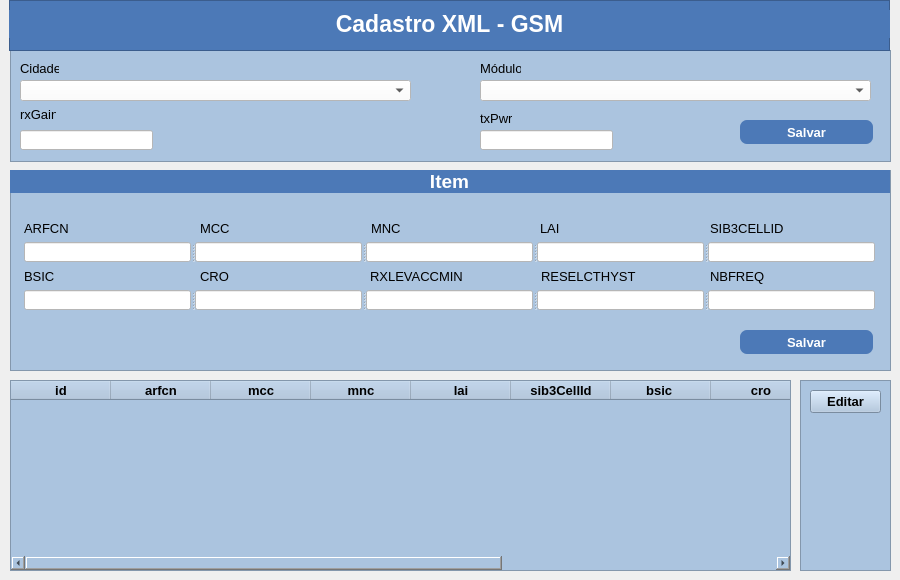
<?xml version="1.0" encoding="UTF-8"?>
<ui version="4.0">
 <class>MainWindow</class>
 <widget class="QMainWindow" name="MainWindow">
  <property name="geometry">
   <rect>
    <x>0</x>
    <y>0</y>
    <width>900</width>
    <height>580</height>
   </rect>
  </property>
  <property name="windowTitle">
   <string>MainWindow</string>
  </property>
  <widget class="QWidget" name="centralwidget">
   <widget class="QFrame" name="frame">
    <property name="geometry">
     <rect>
      <x>10</x>
      <y>50</y>
      <width>881</width>
      <height>112</height>
     </rect>
    </property>
    <property name="styleSheet">
     <string notr="true">background-color: rgb(171, 196, 223);</string>
    </property>
    <property name="frameShape">
     <enum>QFrame::StyledPanel</enum>
    </property>
    <property name="frameShadow">
     <enum>QFrame::Raised</enum>
    </property>
    <widget class="QPushButton" name="pushButton">
     <property name="geometry">
      <rect>
       <x>730</x>
       <y>70</y>
       <width>133</width>
       <height>24</height>
      </rect>
     </property>
     <property name="font">
      <font>
       <pointsize>10</pointsize>
       <weight>75</weight>
       <bold>true</bold>
      </font>
     </property>
     <property name="styleSheet">
      <string notr="true">QPushButton {
	border-radius:7px;
	color: rgb(255, 255, 255);
	background-color: rgb(76, 121, 183);
}</string>
     </property>
     <property name="text">
      <string>Salvar</string>
     </property>
    </widget>
    <widget class="QComboBox" name="comboBox_2">
     <property name="geometry">
      <rect>
       <x>470</x>
       <y>30</y>
       <width>391</width>
       <height>21</height>
      </rect>
     </property>
     <property name="font">
      <font>
       <pointsize>12</pointsize>
      </font>
     </property>
     <property name="styleSheet">
      <string notr="true">background-color: rgb(255, 255, 255);</string>
     </property>
     <item>
      <property name="text">
       <string/>
      </property>
     </item>
     <item>
      <property name="text">
       <string>São Paulo</string>
      </property>
     </item>
     <item>
      <property name="text">
       <string>Campinas</string>
      </property>
     </item>
    </widget>
    <widget class="QLabel" name="label_11">
     <property name="enabled">
      <bool>true</bool>
     </property>
     <property name="geometry">
      <rect>
       <x>10</x>
       <y>10</y>
       <width>39</width>
       <height>16</height>
      </rect>
     </property>
     <property name="font">
      <font>
       <pointsize>10</pointsize>
       <weight>50</weight>
       <bold>false</bold>
      </font>
     </property>
     <property name="text">
      <string>Cidade</string>
     </property>
     <property name="alignment">
      <set>Qt::AlignLeading|Qt::AlignLeft|Qt::AlignVCenter</set>
     </property>
    </widget>
    <widget class="QLabel" name="label_12">
     <property name="geometry">
      <rect>
       <x>470</x>
       <y>10</y>
       <width>41</width>
       <height>16</height>
      </rect>
     </property>
     <property name="font">
      <font>
       <pointsize>10</pointsize>
       <weight>50</weight>
       <bold>false</bold>
      </font>
     </property>
     <property name="text">
      <string>Módulo</string>
     </property>
     <property name="alignment">
      <set>Qt::AlignLeading|Qt::AlignLeft|Qt::AlignVCenter</set>
     </property>
    </widget>
    <widget class="QComboBox" name="comboBox">
     <property name="geometry">
      <rect>
       <x>10</x>
       <y>30</y>
       <width>391</width>
       <height>21</height>
      </rect>
     </property>
     <property name="font">
      <font>
       <pointsize>12</pointsize>
      </font>
     </property>
     <property name="styleSheet">
      <string notr="true">background-color: rgb(255, 255, 255);</string>
     </property>
     <item>
      <property name="text">
       <string/>
      </property>
     </item>
     <item>
      <property name="text">
       <string>São Paulo</string>
      </property>
     </item>
     <item>
      <property name="text">
       <string>Campinas</string>
      </property>
     </item>
    </widget>
    <widget class="QLabel" name="label_13">
     <property name="geometry">
      <rect>
       <x>10</x>
       <y>56</y>
       <width>36</width>
       <height>16</height>
      </rect>
     </property>
     <property name="font">
      <font>
       <pointsize>10</pointsize>
       <weight>50</weight>
       <bold>false</bold>
      </font>
     </property>
     <property name="text">
      <string>rxGain</string>
     </property>
     <property name="alignment">
      <set>Qt::AlignLeading|Qt::AlignLeft|Qt::AlignVCenter</set>
     </property>
    </widget>
    <widget class="QLabel" name="label_14">
     <property name="geometry">
      <rect>
       <x>470</x>
       <y>60</y>
       <width>32</width>
       <height>16</height>
      </rect>
     </property>
     <property name="font">
      <font>
       <pointsize>10</pointsize>
       <weight>50</weight>
       <bold>false</bold>
      </font>
     </property>
     <property name="text">
      <string>txPwr</string>
     </property>
     <property name="alignment">
      <set>Qt::AlignLeading|Qt::AlignLeft|Qt::AlignVCenter</set>
     </property>
    </widget>
    <widget class="QLineEdit" name="lineEdit_2">
     <property name="geometry">
      <rect>
       <x>470</x>
       <y>80</y>
       <width>133</width>
       <height>20</height>
      </rect>
     </property>
     <property name="font">
      <font>
       <pointsize>12</pointsize>
      </font>
     </property>
     <property name="styleSheet">
      <string notr="true">background-color: rgb(255, 255, 255);</string>
     </property>
     <property name="text">
      <string/>
     </property>
    </widget>
    <widget class="QLineEdit" name="lineEdit">
     <property name="geometry">
      <rect>
       <x>10</x>
       <y>80</y>
       <width>133</width>
       <height>20</height>
      </rect>
     </property>
     <property name="font">
      <font>
       <pointsize>12</pointsize>
      </font>
     </property>
     <property name="styleSheet">
      <string notr="true">background-color: rgb(255, 255, 255);</string>
     </property>
     <property name="inputMask">
      <string/>
     </property>
     <property name="text">
      <string/>
     </property>
    </widget>
   </widget>
   <widget class="QFrame" name="frame_5">
    <property name="geometry">
     <rect>
      <x>9</x>
      <y>0</y>
      <width>881</width>
      <height>51</height>
     </rect>
    </property>
    <property name="styleSheet">
     <string notr="true">background-color: rgb(76, 121, 183);</string>
    </property>
    <property name="frameShape">
     <enum>QFrame::StyledPanel</enum>
    </property>
    <property name="frameShadow">
     <enum>QFrame::Raised</enum>
    </property>
    <widget class="QLabel" name="label_34">
     <property name="geometry">
      <rect>
       <x>0</x>
       <y>10</y>
       <width>881</width>
       <height>28</height>
      </rect>
     </property>
     <property name="font">
      <font>
       <pointsize>17</pointsize>
       <weight>75</weight>
       <bold>true</bold>
       <kerning>false</kerning>
      </font>
     </property>
     <property name="styleSheet">
      <string notr="true">color: rgb(255, 255, 255);</string>
     </property>
     <property name="text">
      <string>Cadastro XML - GSM</string>
     </property>
     <property name="textFormat">
      <enum>Qt::AutoText</enum>
     </property>
     <property name="scaledContents">
      <bool>false</bool>
     </property>
     <property name="alignment">
      <set>Qt::AlignCenter</set>
     </property>
    </widget>
   </widget>
   <widget class="QTableWidget" name="tableWidget">
    <property name="geometry">
     <rect>
      <x>10</x>
      <y>380</y>
      <width>781</width>
      <height>191</height>
     </rect>
    </property>
    <property name="font">
     <font>
      <pointsize>10</pointsize>
      <weight>75</weight>
      <bold>true</bold>
     </font>
    </property>
    <property name="styleSheet">
     <string notr="true">background-color: rgb(171, 196, 223);</string>
    </property>
    <property name="gridStyle">
     <enum>Qt::SolidLine</enum>
    </property>
    <property name="sortingEnabled">
     <bool>false</bool>
    </property>
    <property name="wordWrap">
     <bool>true</bool>
    </property>
    <property name="rowCount">
     <number>0</number>
    </property>
    <column>
     <property name="text">
      <string>id</string>
     </property>
    </column>
    <column>
     <property name="text">
      <string>arfcn</string>
     </property>
    </column>
    <column>
     <property name="text">
      <string>mcc</string>
     </property>
    </column>
    <column>
     <property name="text">
      <string>mnc</string>
     </property>
    </column>
    <column>
     <property name="text">
      <string>lai</string>
     </property>
    </column>
    <column>
     <property name="text">
      <string>sib3CellId</string>
     </property>
    </column>
    <column>
     <property name="text">
      <string>bsic </string>
     </property>
    </column>
    <column>
     <property name="text">
      <string>cro</string>
     </property>
    </column>
    <column>
     <property name="text">
      <string>rxLevAccMin</string>
     </property>
    </column>
    <column>
     <property name="text">
      <string>reselctHyst</string>
     </property>
    </column>
    <column>
     <property name="text">
      <string>nbFreq</string>
     </property>
    </column>
   </widget>
   <widget class="QFrame" name="frame_3">
    <property name="geometry">
     <rect>
      <x>800</x>
      <y>380</y>
      <width>91</width>
      <height>191</height>
     </rect>
    </property>
    <property name="styleSheet">
     <string notr="true">background-color: rgb(171, 196, 223);</string>
    </property>
    <property name="frameShape">
     <enum>QFrame::StyledPanel</enum>
    </property>
    <property name="frameShadow">
     <enum>QFrame::Raised</enum>
    </property>
    <layout class="QVBoxLayout" name="verticalLayout_4">
     <item>
      <widget class="QPushButton" name="pushButton_3">
       <property name="font">
        <font>
         <pointsize>10</pointsize>
         <weight>75</weight>
         <bold>true</bold>
        </font>
       </property>
       <property name="text">
        <string>Editar</string>
       </property>
      </widget>
     </item>
     <item>
      <spacer name="verticalSpacer">
       <property name="orientation">
        <enum>Qt::Vertical</enum>
       </property>
       <property name="sizeHint" stdset="0">
        <size>
         <width>20</width>
         <height>40</height>
        </size>
       </property>
      </spacer>
     </item>
    </layout>
   </widget>
   <widget class="QFrame" name="frame_4">
    <property name="geometry">
     <rect>
      <x>10</x>
      <y>170</y>
      <width>881</width>
      <height>201</height>
     </rect>
    </property>
    <property name="styleSheet">
     <string notr="true">background-color: rgb(171, 196, 223);</string>
    </property>
    <property name="frameShape">
     <enum>QFrame::StyledPanel</enum>
    </property>
    <property name="frameShadow">
     <enum>QFrame::Raised</enum>
    </property>
    <widget class="QPushButton" name="btn_salvar_item">
     <property name="geometry">
      <rect>
       <x>730</x>
       <y>160</y>
       <width>133</width>
       <height>24</height>
      </rect>
     </property>
     <property name="font">
      <font>
       <pointsize>10</pointsize>
       <weight>75</weight>
       <bold>true</bold>
      </font>
     </property>
     <property name="styleSheet">
      <string notr="true">QPushButton {
	border-radius:7px;
	color: rgb(255, 255, 255);
	background-color: rgb(76, 121, 183);
}</string>
     </property>
     <property name="text">
      <string>Salvar</string>
     </property>
    </widget>
    <widget class="QLabel" name="label_15">
     <property name="enabled">
      <bool>false</bool>
     </property>
     <property name="geometry">
      <rect>
       <x>-1</x>
       <y>0</y>
       <width>881</width>
       <height>23</height>
      </rect>
     </property>
     <property name="font">
      <font>
       <pointsize>14</pointsize>
       <weight>75</weight>
       <bold>true</bold>
      </font>
     </property>
     <property name="styleSheet">
      <string notr="true">color: rgb(255, 255, 255);
background-color: rgb(76, 121, 183);</string>
     </property>
     <property name="text">
      <string>Item</string>
     </property>
     <property name="alignment">
      <set>Qt::AlignCenter</set>
     </property>
    </widget>
    <widget class="QLabel" name="label_7">
     <property name="geometry">
      <rect>
       <x>190</x>
       <y>98</y>
       <width>141</width>
       <height>16</height>
      </rect>
     </property>
     <property name="font">
      <font>
       <family>MS Shell Dlg 2</family>
       <pointsize>10</pointsize>
       <weight>9</weight>
       <italic>false</italic>
       <bold>false</bold>
      </font>
     </property>
     <property name="layoutDirection">
      <enum>Qt::LeftToRight</enum>
     </property>
     <property name="styleSheet">
      <string notr="true">font: 75 10pt &quot;MS Shell Dlg 2&quot;;

color: rgb(0, 0, 0);</string>
     </property>
     <property name="text">
      <string>CRO</string>
     </property>
     <property name="alignment">
      <set>Qt::AlignLeading|Qt::AlignLeft|Qt::AlignVCenter</set>
     </property>
    </widget>
    <widget class="QLabel" name="label_5">
     <property name="geometry">
      <rect>
       <x>700</x>
       <y>50</y>
       <width>131</width>
       <height>16</height>
      </rect>
     </property>
     <property name="font">
      <font>
       <family>MS Shell Dlg 2</family>
       <pointsize>10</pointsize>
       <weight>9</weight>
       <italic>false</italic>
       <bold>false</bold>
      </font>
     </property>
     <property name="layoutDirection">
      <enum>Qt::LeftToRight</enum>
     </property>
     <property name="styleSheet">
      <string notr="true">font: 75 10pt &quot;MS Shell Dlg 2&quot;;

color: rgb(0, 0, 0);</string>
     </property>
     <property name="text">
      <string>SIB3CELLID</string>
     </property>
     <property name="alignment">
      <set>Qt::AlignLeading|Qt::AlignLeft|Qt::AlignVCenter</set>
     </property>
    </widget>
    <widget class="QLabel" name="label_10">
     <property name="geometry">
      <rect>
       <x>700</x>
       <y>98</y>
       <width>111</width>
       <height>16</height>
      </rect>
     </property>
     <property name="font">
      <font>
       <family>MS Shell Dlg 2</family>
       <pointsize>10</pointsize>
       <weight>9</weight>
       <italic>false</italic>
       <bold>false</bold>
      </font>
     </property>
     <property name="layoutDirection">
      <enum>Qt::LeftToRight</enum>
     </property>
     <property name="styleSheet">
      <string notr="true">font: 75 10pt &quot;MS Shell Dlg 2&quot;;

color: rgb(0, 0, 0);</string>
     </property>
     <property name="text">
      <string>NBFREQ</string>
     </property>
     <property name="alignment">
      <set>Qt::AlignLeading|Qt::AlignLeft|Qt::AlignVCenter</set>
     </property>
    </widget>
    <widget class="QLabel" name="label">
     <property name="geometry">
      <rect>
       <x>14</x>
       <y>50</y>
       <width>141</width>
       <height>16</height>
      </rect>
     </property>
     <property name="font">
      <font>
       <family>MS Shell Dlg 2</family>
       <pointsize>10</pointsize>
       <weight>9</weight>
       <italic>false</italic>
       <bold>false</bold>
      </font>
     </property>
     <property name="layoutDirection">
      <enum>Qt::LeftToRight</enum>
     </property>
     <property name="styleSheet">
      <string notr="true">font: 75 10pt &quot;MS Shell Dlg 2&quot;;

color: rgb(0, 0, 0);</string>
     </property>
     <property name="text">
      <string>ARFCN</string>
     </property>
     <property name="alignment">
      <set>Qt::AlignLeading|Qt::AlignLeft|Qt::AlignVCenter</set>
     </property>
    </widget>
    <widget class="QLabel" name="label_3">
     <property name="geometry">
      <rect>
       <x>361</x>
       <y>50</y>
       <width>111</width>
       <height>16</height>
      </rect>
     </property>
     <property name="font">
      <font>
       <family>MS Shell Dlg 2</family>
       <pointsize>10</pointsize>
       <weight>9</weight>
       <italic>false</italic>
       <bold>false</bold>
      </font>
     </property>
     <property name="layoutDirection">
      <enum>Qt::LeftToRight</enum>
     </property>
     <property name="styleSheet">
      <string notr="true">font: 75 10pt &quot;MS Shell Dlg 2&quot;;

color: rgb(0, 0, 0);</string>
     </property>
     <property name="text">
      <string>MNC</string>
     </property>
     <property name="alignment">
      <set>Qt::AlignLeading|Qt::AlignLeft|Qt::AlignVCenter</set>
     </property>
    </widget>
    <widget class="QLabel" name="label_9">
     <property name="geometry">
      <rect>
       <x>531</x>
       <y>98</y>
       <width>131</width>
       <height>16</height>
      </rect>
     </property>
     <property name="font">
      <font>
       <family>MS Shell Dlg 2</family>
       <pointsize>10</pointsize>
       <weight>9</weight>
       <italic>false</italic>
       <bold>false</bold>
      </font>
     </property>
     <property name="layoutDirection">
      <enum>Qt::LeftToRight</enum>
     </property>
     <property name="styleSheet">
      <string notr="true">font: 75 10pt &quot;MS Shell Dlg 2&quot;;

color: rgb(0, 0, 0);</string>
     </property>
     <property name="text">
      <string>RESELCTHYST</string>
     </property>
     <property name="alignment">
      <set>Qt::AlignLeading|Qt::AlignLeft|Qt::AlignVCenter</set>
     </property>
    </widget>
    <widget class="QLabel" name="label_4">
     <property name="geometry">
      <rect>
       <x>530</x>
       <y>50</y>
       <width>91</width>
       <height>16</height>
      </rect>
     </property>
     <property name="font">
      <font>
       <family>MS Shell Dlg 2</family>
       <pointsize>10</pointsize>
       <weight>9</weight>
       <italic>false</italic>
       <bold>false</bold>
      </font>
     </property>
     <property name="layoutDirection">
      <enum>Qt::LeftToRight</enum>
     </property>
     <property name="styleSheet">
      <string notr="true">font: 75 10pt &quot;MS Shell Dlg 2&quot;;

color: rgb(0, 0, 0);</string>
     </property>
     <property name="text">
      <string>LAI</string>
     </property>
     <property name="alignment">
      <set>Qt::AlignLeading|Qt::AlignLeft|Qt::AlignVCenter</set>
     </property>
    </widget>
    <widget class="QLabel" name="label_6">
     <property name="geometry">
      <rect>
       <x>14</x>
       <y>98</y>
       <width>151</width>
       <height>16</height>
      </rect>
     </property>
     <property name="font">
      <font>
       <family>MS Shell Dlg 2</family>
       <pointsize>10</pointsize>
       <weight>9</weight>
       <italic>false</italic>
       <bold>false</bold>
      </font>
     </property>
     <property name="layoutDirection">
      <enum>Qt::LeftToRight</enum>
     </property>
     <property name="styleSheet">
      <string notr="true">font: 75 10pt &quot;MS Shell Dlg 2&quot;;

color: rgb(0, 0, 0);</string>
     </property>
     <property name="text">
      <string>BSIC</string>
     </property>
     <property name="alignment">
      <set>Qt::AlignLeading|Qt::AlignLeft|Qt::AlignVCenter</set>
     </property>
    </widget>
    <widget class="QLabel" name="label_8">
     <property name="geometry">
      <rect>
       <x>360</x>
       <y>98</y>
       <width>141</width>
       <height>16</height>
      </rect>
     </property>
     <property name="font">
      <font>
       <family>MS Shell Dlg 2</family>
       <pointsize>10</pointsize>
       <weight>9</weight>
       <italic>false</italic>
       <bold>false</bold>
      </font>
     </property>
     <property name="layoutDirection">
      <enum>Qt::LeftToRight</enum>
     </property>
     <property name="styleSheet">
      <string notr="true">font: 75 10pt &quot;MS Shell Dlg 2&quot;;

color: rgb(0, 0, 0);</string>
     </property>
     <property name="text">
      <string>RXLEVACCMIN</string>
     </property>
     <property name="alignment">
      <set>Qt::AlignLeading|Qt::AlignLeft|Qt::AlignVCenter</set>
     </property>
    </widget>
    <widget class="QLabel" name="label_2">
     <property name="geometry">
      <rect>
       <x>190</x>
       <y>50</y>
       <width>121</width>
       <height>16</height>
      </rect>
     </property>
     <property name="font">
      <font>
       <family>MS Shell Dlg 2</family>
       <pointsize>10</pointsize>
       <weight>9</weight>
       <italic>false</italic>
       <bold>false</bold>
      </font>
     </property>
     <property name="layoutDirection">
      <enum>Qt::LeftToRight</enum>
     </property>
     <property name="styleSheet">
      <string notr="true">font: 75 10pt &quot;MS Shell Dlg 2&quot;;

color: rgb(0, 0, 0);</string>
     </property>
     <property name="text">
      <string>MCC</string>
     </property>
     <property name="alignment">
      <set>Qt::AlignLeading|Qt::AlignLeft|Qt::AlignVCenter</set>
     </property>
    </widget>
    <widget class="QSplitter" name="splitter">
     <property name="geometry">
      <rect>
       <x>14</x>
       <y>72</y>
       <width>851</width>
       <height>20</height>
      </rect>
     </property>
     <property name="orientation">
      <enum>Qt::Horizontal</enum>
     </property>
     <widget class="QLineEdit" name="lineEdit_3">
      <property name="styleSheet">
       <string notr="true">background-color: rgb(255, 255, 255);</string>
      </property>
     </widget>
     <widget class="QLineEdit" name="lineEdit_4">
      <property name="styleSheet">
       <string notr="true">background-color: rgb(255, 255, 255);</string>
      </property>
     </widget>
     <widget class="QLineEdit" name="lineEdit_5">
      <property name="styleSheet">
       <string notr="true">background-color: rgb(255, 255, 255);</string>
      </property>
     </widget>
     <widget class="QLineEdit" name="lineEdit_6">
      <property name="styleSheet">
       <string notr="true">background-color: rgb(255, 255, 255);</string>
      </property>
     </widget>
     <widget class="QLineEdit" name="lineEdit_7">
      <property name="styleSheet">
       <string notr="true">background-color: rgb(255, 255, 255);</string>
      </property>
     </widget>
    </widget>
    <widget class="QSplitter" name="splitter_2">
     <property name="geometry">
      <rect>
       <x>14</x>
       <y>120</y>
       <width>851</width>
       <height>20</height>
      </rect>
     </property>
     <property name="orientation">
      <enum>Qt::Horizontal</enum>
     </property>
     <widget class="QLineEdit" name="lineEdit_8">
      <property name="styleSheet">
       <string notr="true">background-color: rgb(255, 255, 255);</string>
      </property>
     </widget>
     <widget class="QLineEdit" name="lineEdit_9">
      <property name="styleSheet">
       <string notr="true">background-color: rgb(255, 255, 255);</string>
      </property>
     </widget>
     <widget class="QLineEdit" name="lineEdit_10">
      <property name="styleSheet">
       <string notr="true">background-color: rgb(255, 255, 255);</string>
      </property>
     </widget>
     <widget class="QLineEdit" name="lineEdit_11">
      <property name="styleSheet">
       <string notr="true">background-color: rgb(255, 255, 255);</string>
      </property>
     </widget>
     <widget class="QLineEdit" name="lineEdit_12">
      <property name="styleSheet">
       <string notr="true">background-color: rgb(255, 255, 255);</string>
      </property>
     </widget>
    </widget>
   </widget>
  </widget>
 </widget>
 <resources/>
 <connections/>
</ui>
